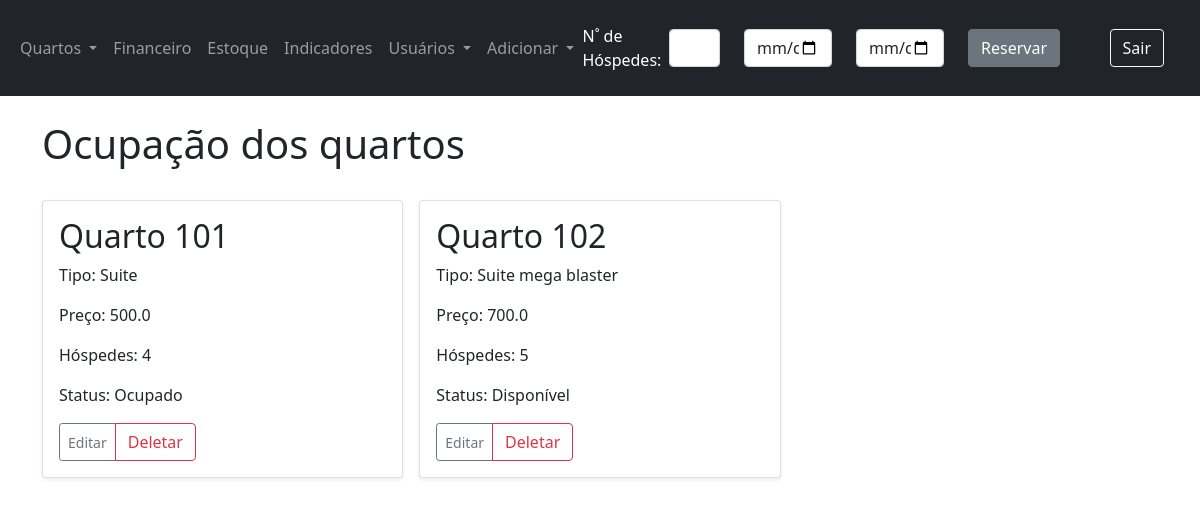
The app's page /ocupacao-quartos/1 (signed in) with its own data.
### app/models.py (models this page shows)
class Rooms(db.Model):
    __tablename__ = 'Rooms'
    id = db.Column(db.Integer, primary_key=True)
    hotel_id = db.Column(db.Integer, db.ForeignKey('Hotels.id'))
    number = db.Column(db.Integer)
    name = db.Column(db.String(30))
    kind = db.Column(db.String(15))
    phone_extension = db.Column(db.String(15))
    price = db.Column(db.REAL)
    guest_limit = db.Column(db.Integer)
    status = db.Column(db.String(15))
    created_at = db.Column(db.DateTime, default=dt.now())

### app/views.py (the view)
@app.route('/ocupacao-quartos/<int:id>')
@login_required
def ocupacao_quartos_endpoint(id):
    user_id = g.user.get_id()
    return ocupacao_quartos(id, user_id)

### app/forms.py
class VerificarDisponibilidade(FlaskForm):
    total_guests = IntegerField('Quantidade de hóspedes', validators=[DataRequired()])
    check_in = DateField('Data Entrada', validators=[DataRequired()])
    check_out = DateField('Data Saída', validators=[DataRequired()])
    submeter = SubmitField('Reservar')

### app/models.py (called while the page is built)
    def get_id(self):
        return self.id

    def get_profile(self):
        return self.profile

    def get_hotel_id(self):
        return self.hotel_id

### app/views.py (called while the page is built)
@login_manager.user_loader
def load_user(id):
    return User.query.get(int(id))

@app.before_request
def before_request():
    g.user = current_user

@app.context_processor
def navbar():
    form_reserva = VerificarDisponibilidade()
    return dict(form_reserva=form_reserva)

### app/templates/ocupacao_quartos.html (shortened to what this page needs)
{% extends 'base.html' %}
{% block content %}
    <br>
    <h1>Ocupação dos quartos</h1>
    <br>
    <div class="row row-cols-1 row-cols-sm-2 row-cols-md-3 g-3">
        {% for quarto in quartos %}
            <div class="col">
                <div class="card shadow-sm">
                    <div class="card-body">
                        <h2>Quarto {{ quarto.number }}</h2>
                        <p>Tipo: {{ quarto.kind }}</p>
                        <p>Preço: {{ quarto.price }}</p>
                        <p>Hóspedes: {{ quarto.guest_limit }}</p>
                        {% if status_reservas[quarto.id] %}
                            <p>Status: Ocupado</p>
                        {% else %}
                            <p>Status: Disponível</p>
                        {% endif %}
                        <div class="d-flex justify-content-between align-items-center">
                            <form method="POST" action="{{ url_for('editar_quarto_endpoint', id=quarto.id) }}">
                                <div class="btn-group">
                                    <button type="submit" class="btn btn-sm btn-outline-secondary"
                                            value="{{ quarto.id }}">
                                        Editar
                                    </button>
                                    <button type="button" class="btn btn-outline-danger" data-bs-toggle="modal"
                                            data-bs-target="#Modal_{{ quarto.id }}"
                                            value="{{ quarto.id }}" id="hotel_{{ quarto.id }}">
                                        Deletar
                                    </button>
                                </div>
                            </form>
                        </div>
                    </div>
                </div>
            </div>
        {% endfor %}
    </div>
{% endblock %}

### records on screen
Rooms: number "101", kind "Suite", price "500.0", guest_limit "4", shows "Status: Ocupado", {{ quarto.id }} 1 (drawn)
Rooms: number "102", kind "Suite mega blaster", price "700.0", guest_limit "5", shows "Status: Disponível", {{ quarto.id }} 6 (drawn)
